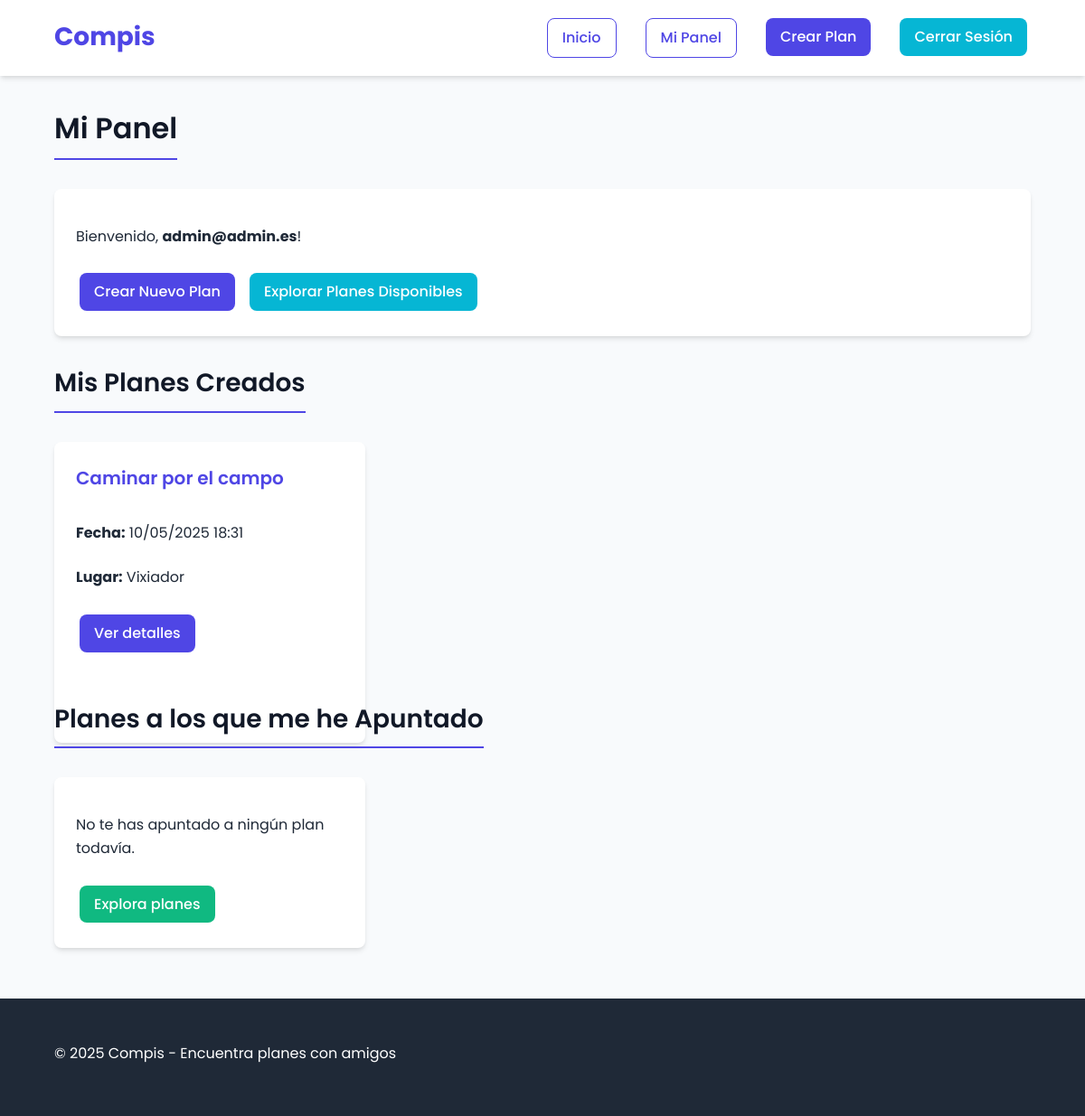
The app's page /index.php?action=dashboard (signed in) with its own data.
### tables this page shows
CREATE TABLE `plans` (
  `id` int(11) NOT NULL AUTO_INCREMENT,
  `user_id` int(11) NOT NULL,
  `title` varchar(255) NOT NULL,
  `description` text NOT NULL,
  `plan_date` datetime NOT NULL,
  `location` varchar(255) NOT NULL,
  `max_capacity` int(11) NOT NULL,
  `created_at` timestamp NOT NULL DEFAULT current_timestamp(),
  PRIMARY KEY (`id`),
  KEY `user_id` (`user_id`),
  KEY `idx_plan_date` (`plan_date`),
  KEY `idx_plan_location` (`location`),
  CONSTRAINT `plans_ibfk_1` FOREIGN KEY (`user_id`) REFERENCES `users` (`id`) ON DELETE CASCADE
);

### src/controllers/UserController.php (called while the page is built, shortened)
<?php
require_once __DIR__ . '/../../config/database.php';
require_once __DIR__ . '/../models/Plan.php';
function showDashboard($pdo) {
    $userId = $_SESSION['user_id'];
    $planModel = new Plan($pdo);
    $createdPlans = $planModel->getPlansByUserId($userId);
    $viewUserCreatedPlans = $createdPlans;
}
if (isset($pdo)) {
    showDashboard($pdo);
} else {
    set_session_message('Error crítico: No se pudo establecer la conexión con la base de datos.', 'error');
    redirect('index.php?action=login');
}
?>

### src/models/Plan.php (called while the page is built, shortened)
<?php
class Plan {
    private $pdo;
    public function __construct(PDO $pdo) {
        $this->pdo = $pdo;
    }
    public function getPlansByUserId(int $userId): array {
        try {
            $stmt = $this->pdo->prepare(
                "SELECT id, title, description, plan_date, location, max_capacity, created_at
                 FROM plans
                 WHERE user_id = ?
                 ORDER BY plan_date DESC"
            );
            $stmt->execute([$userId]);
            return $stmt->fetchAll(PDO::FETCH_ASSOC);
        } catch (PDOException $e) {
            return [];
        }
    }
}
?>

### src/views/dashboard.php (the view, shortened to what this page needs)
<?php
include_once __DIR__ . '/../../templates/header.php';
global $viewUserCreatedPlans, $viewUserJoinedPlans;
?>
<h2 class="page-title">Mi Panel</h2>
<div class="card" style="margin-bottom: 30px;">
    <div class="card-content">
        <p>Bienvenido, <strong><?php echo htmlspecialchars($_SESSION['user_email'] ?? 'Usuario'); ?></strong>!</p>
        <div class="plan-actions">
            <a href="index.php?action=create_plan" class="btn btn-primary">Crear Nuevo Plan</a>
            <a href="index.php?action=home" class="btn btn-secondary">Explorar Planes Disponibles</a>
        </div>
    </div>
</div>
<h3 class="page-title">Mis Planes Creados</h3>
<div class="plans-grid">
    <?php if (!empty($viewUserCreatedPlans)): ?>
        <?php foreach ($viewUserCreatedPlans as $plan): ?>
            <div class="card plan-card">
                <h4 class="card-title"><?php echo htmlspecialchars($plan['title']); ?></h4>
                <div class="card-content">
                    <p><strong>Fecha:</strong> <?php echo htmlspecialchars(date('d/m/Y H:i', strtotime($plan['plan_date']))); ?></p>
                    <p><strong>Lugar:</strong> <?php echo htmlspecialchars($plan['location']); ?></p>
                    <div class="plan-actions">
                        <a href="index.php?action=view_plan&id=<?php echo htmlspecialchars($plan['id']); ?>" class="btn btn-primary">Ver detalles</a>
                    </div>
                </div>
            </div>
        <?php endforeach; ?>
    <?php endif; ?>
</div>
<h3 class="page-title">Planes a los que me he Apuntado</h3>
<div class="plans-grid">
    <?php if (!empty($viewUserJoinedPlans)): ?>
        <?php foreach ($viewUserJoinedPlans as $plan): ?>
            <div class="card plan-card">
                <h4 class="card-title"><?php echo htmlspecialchars($plan['title']); ?></h4>
                <div class="card-content">
                    <p><strong>Fecha:</strong> <?php echo htmlspecialchars(date('d/m/Y H:i', strtotime($plan['plan_date']))); ?></p>
                    <p><strong>Lugar:</strong> <?php echo htmlspecialchars($plan['location']); ?></p>
                    <p><strong>Creado por:</strong> <?php echo htmlspecialchars($plan['creator_email']); ?></p>
                    <div class="plan-actions">
                        <a href="index.php?action=view_plan&id=<?php echo htmlspecialchars($plan['id']); ?>" class="btn btn-primary">Ver detalles</a>
                    </div>
                </div>
            </div>
        <?php endforeach; ?>
    <?php else: ?>
        <div class="card">
            <div class="card-content">
                <p>No te has apuntado a ningún plan todavía.</p>
                <div class="plan-actions">
                    <a href="index.php?action=home" class="btn btn-success">Explora planes</a>
                </div>
            </div>
        </div>
    <?php endif; ?>
</div>
<?php include_once __DIR__ . '/../../templates/footer.php'; ?>

### public/css/style.css (style rules this page uses)
:root { --primary: #4f46e5; --primary-hover: #4338ca; --secondary: #06b6d4; --secondary-hover: #0891b2; --success: #10b981; --success-hover: #059669; --danger: #ef4444; --danger-hover: #dc2626; --warning: #f59e0b; --warning-hover: #d97706; --gray-light: #f3f4f6; --gray: #9ca3af; --dark: #1f2937; --black: #111827; --white: #ffffff; --border-radius: 8px; --shadow: 0 4px 6px -1px rgba(0, 0, 0, 0.1), 0 2px 4px -1px rgba(0, 0, 0, 0.06); --shadow-lg: 0 10px 15px -3px rgba(0, 0, 0, 0.1), 0 4px 6px -2px rgba(0, 0, 0, 0.05); --transition: all 0.3s ease; --font-family: 'Poppins', -apple-system, BlinkMacSystemFont, 'Segoe UI', Roboto, Oxygen, Ubuntu, Cantarell, 'Open Sans', 'Helvetica Neue', sans-serif; }
body { font-family: var(--font-family); line-height: 1.6; color: var(--dark); background-color: #f8fafc; margin: 0; padding: 0; min-height: 100vh; display: flex; flex-direction: column; }
h1, h2, h3, h4, h5, h6 { font-weight: 600; margin-top: 0; margin-bottom: 0.75rem; color: var(--black); }
h2 { font-size: 2rem; }
h3 { font-size: 1.75rem; }
h4 { font-size: 1.5rem; }
p { margin-bottom: 1.5rem; }
.page-title { margin-bottom: 2rem; padding-bottom: 0.5rem; border-bottom: 2px solid var(--primary); display: inline-block; }
.card { background-color: var(--white); border-radius: var(--border-radius); box-shadow: var(--shadow); padding: 1.5rem; margin-bottom: 1.5rem; transition: var(--transition); }
.card-title { font-size: 1.25rem; margin-bottom: 1rem; color: var(--primary); }
.card-content { color: var(--dark); }
.btn { display: inline-block; padding: 0.5rem 1rem; font-size: 1rem; font-weight: 500; text-align: center; text-decoration: none; border-radius: var(--border-radius); cursor: pointer; transition: var(--transition); border: none; margin: 0.25rem; }
.btn-primary { background-color: var(--primary); color: var(--white); }
.btn-secondary { background-color: var(--secondary); color: var(--white); }
.btn-success { background-color: var(--success); color: var(--white); }
.plans-grid { display: grid; grid-template-columns: repeat(auto-fill, minmax(300px, 1fr)); gap: 1.5rem; }
.plan-card { height: 100%; display: flex; flex-direction: column; }
.plan-card .card-content { flex: 1; }
.plan-actions { margin-top: 1rem; display: flex; gap: 0.5rem; flex-wrap: wrap; }

### records on screen
plans: title "Caminar por el campo", plan_date "10/05/2025 18:31", location "Vixiador"

### other values on screen
$_SESSION['user_email'] "admin@admin.es"
